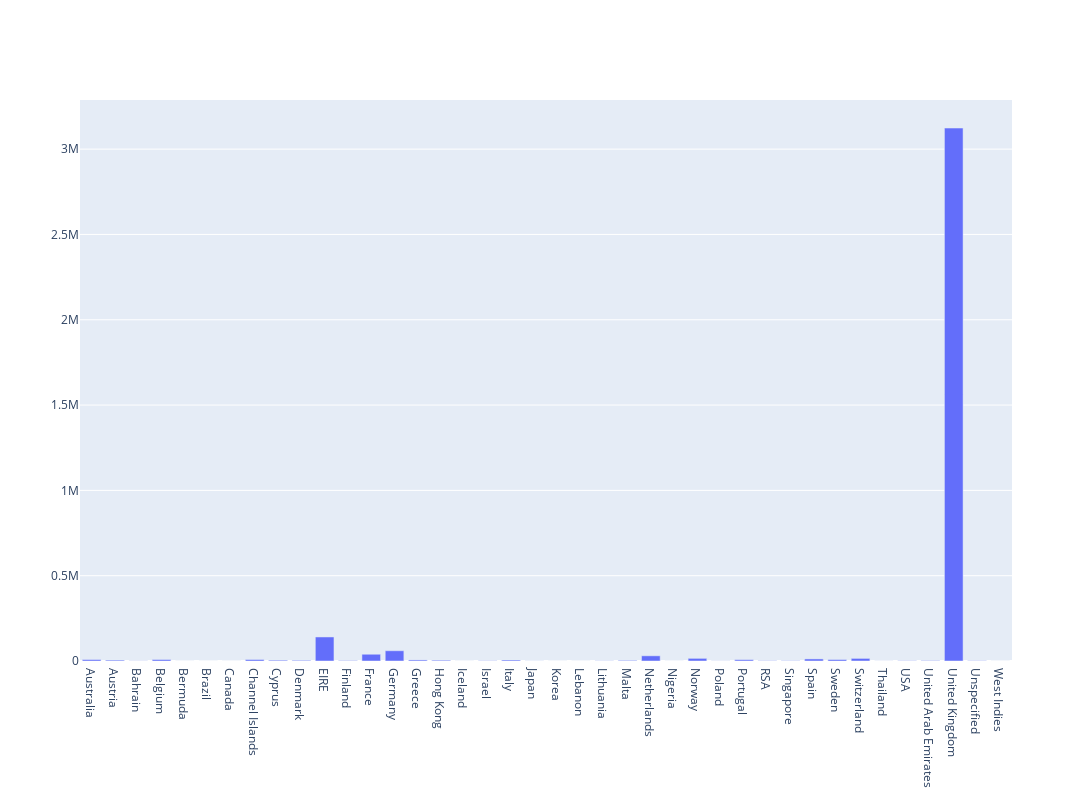

The cell this chart's notebook holds for it:
### Code cell
fig = go.Figure(
    data=[go.Bar(x = country_revenue["Country"],
                 y = country_revenue["revenue"])] 
)
fig.update_layout(
    height = 800,
    width = 1100
)
fig.show()

### Figure 1 — Plotly figure (JSON) as saved in the notebook; plotly's stock layout.template omitted (floating-point values rounded to 4 significant figures)
{"data": [{"type": "bar", "x": ["Australia", "Austria", "Bahrain", "Belgium", "Bermuda", "Brazil", "Canada", "Channel Islands", "Cyprus", "Denmark", "EIRE", "Finland", "France", "Germany", "Greece", "Hong Kong", "Iceland", "Israel", "Italy", "Japan", "Korea", "Lebanon", "Lithuania", "Malta", "Netherlands", "Nigeria", "Norway", "Poland", "Portugal", "RSA", "Singapore", "Spain", "Sweden", "Switzerland", "Thailand", "USA", "United Arab Emirates", "United Kingdom", "Unspecified", "West Indies"], "y": [8469.0, 5195.0, 751.5, 8690.0, 126.1, 28.75, 79.25, 8657.0, 4633.0, 3858.0, 140900.0, 2336.0, 39620.0, 60150.0, 6209.0, 4488.0, 177.5, 1431.0, 5771.0, 403.1, 161.2, 100.4, 954.8, 3528.0, 30430.0, 59.62, 15530.0, 561.2, 7882.0, 1579.0, 1497.0, 12100.0, 8618.0, 15270.0, 224.2, 1418.0, 2366.0, 3124000.0, 1572.0, 102.3]}], "layout": {"height": 800, "width": 1100}}
